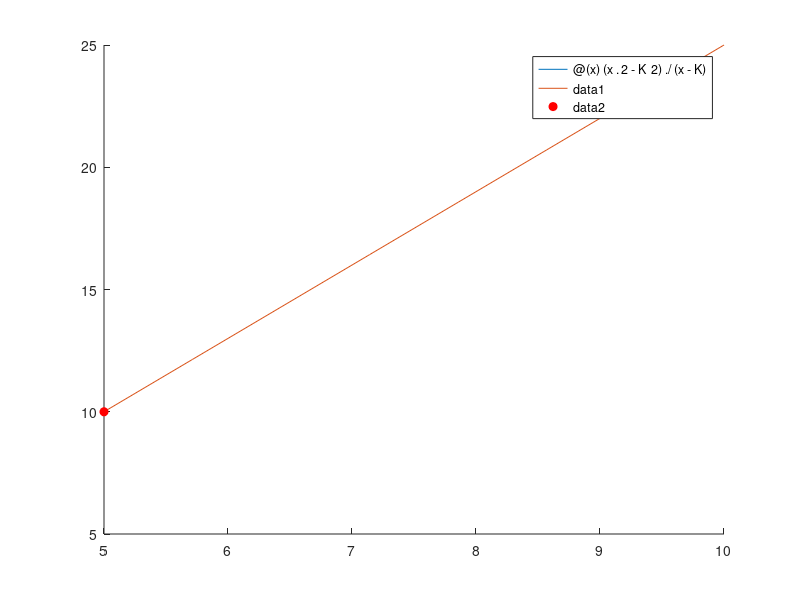

Write MATLAB code to recreate this figure. (Note: this script raises an error after producing the figure.)
% =======================================================================
% UTS Matematika Sains Data Semester Genap 2025/2026
% Soal 5 Konvergensi CLV dan Kekontinuan Biaya
%
% Nama : Muhammad Diyar razaqa Aditya
% NIM  : 2510514031
% Parameter: N=31, a=3, b=1, K=5, theta0=95, alpha=0.002
% Tanggal: 2026-04-26
% =======================================================================
K = 5; a = 3;

p = 2*K;
q = K*(2-a);

f1 = @(x) (x.^2 - K^2)./(x - K);
f2 = @(x) a*x + q;

figure
hold on

fplot(f1, [0 K])
fplot(f2, [K 2*K])

plot(K, p, 'ro', 'MarkerFaceColor','r')

xline(K, '--k')

title('Fungsi Biaya Kontinu')
xlabel('x')
ylabel('C(x)')

grid on
